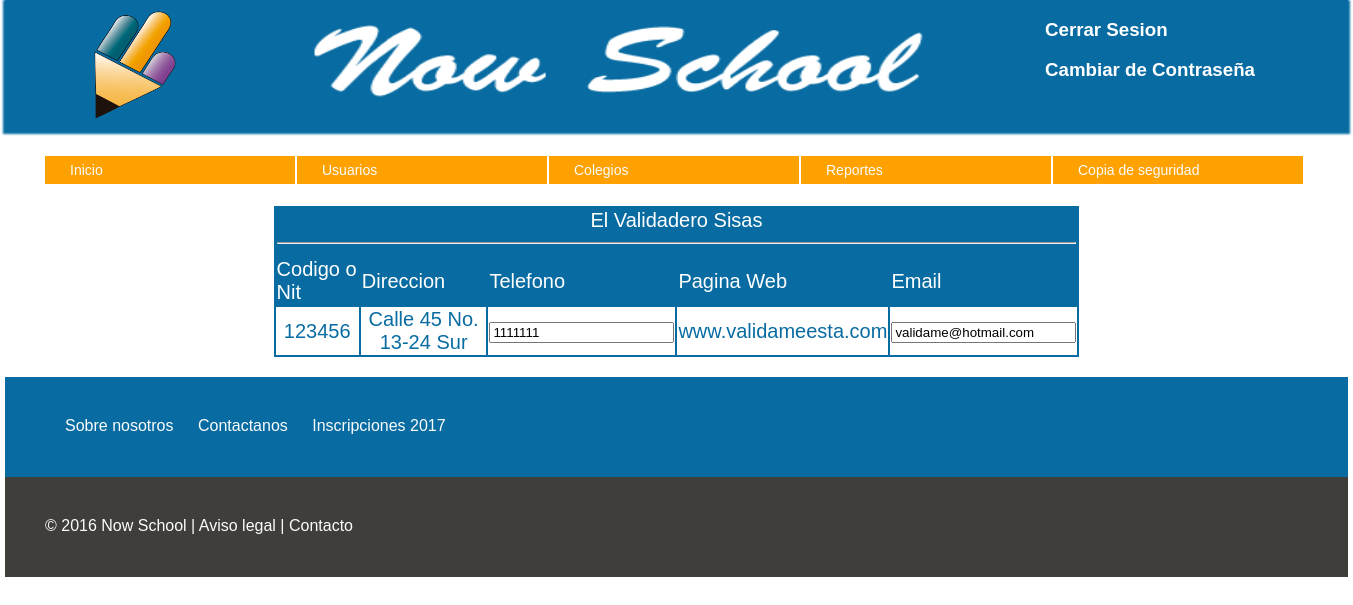
The page /ver_colegioadmin.php (signed in) on the database its author committed.
### tables this page shows
CREATE TABLE `colegios` (
  `id_colegio` int(11) NOT NULL AUTO_INCREMENT,
  `codigonit` int(15) DEFAULT NULL,
  `nombre` varchar(30) DEFAULT NULL,
  `direccion` varchar(50) DEFAULT NULL,
  `telefono` int(15) DEFAULT NULL,
  `pagina_web` varchar(30) DEFAULT NULL,
  `email` varchar(30) DEFAULT NULL,
  `id_localidad` int(11) NOT NULL,
  PRIMARY KEY (`id_colegio`)
);

### database/utilidades_sql.php (called while the page is built, shortened)
<?php
$MySqli = new MySqli (DB_HOST,DB_USER,DB_PASSWORD,DB_DATABASE);
mysqli_set_charset($MySqli, 'utf8');
function get_colegios ($colegios)
{
	global $MySqli;
	$sql = "SELECT * FROM colegios ORDER BY id_colegio DESC limit 1";
	return $MySqli -> query($sql);
}
 ?>

### ver_colegioadmin.php (the view)
<?php
include_once ('php/header.inc');
?>
<?php
include_once('database/utilidades_sql.php');
$result = get_colegios ($_SESSION['email']);
?>
<div id="contenedor_vista_colegio">
    <div class="vista_colegio"><br>
    <form method="POST" action="php/updatecolegio.php">
	    <table class="formatabla">
	    <tr>
		    <td colspan="5" align="center">
		  <?php
	    		$datos_colegios = $result -> fetch_assoc();
	    		echo $datos_colegios['nombre'];
	    		?>  <hr>
	    	</td>
	    </tr>
	    <tr>
	    	<td>Codigo o Nit</td>
	    	<td>Direccion</td>
	    	<td>Telefono</td>
	    	<td>Pagina Web</td>
	    	<td>Email</td>
	    </tr>
    <?php
        echo "<tr class='formatablatr0'>
           <td>".$datos_colegios['codigonit']. "</td>
           <td>".$datos_colegios['direccion'] ."</td>
	        <td><input name='telefono' value='".$datos_colegios['telefono']."'></td>
	        <td>".$datos_colegios['pagina_web']."</td>
			<td><input name='email' value='".$datos_colegios['email']."'></td>
		    </tr>";
?>
</table>
</form>
</div>
</div>
<?php
include_once ('php/footer.inc');
?>

### css/estilo.css (style rules this page uses)
body { margin: auto; width: 1343px; font-family: helvetica; }
.formatabla { width: 60%; background-color:#086CA2; color:white; margin: auto; }
.formatablatr0 { color: #086CA2; background-color: white; text-align: center; }
.vista_colegio { width: 100%; color:black; margin: auto; }
#contenedor_vista_colegio { width: 100%; color: black; font-size: 20px; margin: auto; }

### rows shown on the page
colegios: nombre "El Validadero Sisas", codigonit "123456", direccion "Calle 45 No. 13-24 Sur", telefono "1111111", pagina_web "www.validameesta.com", email "validame@hotmail.com"
